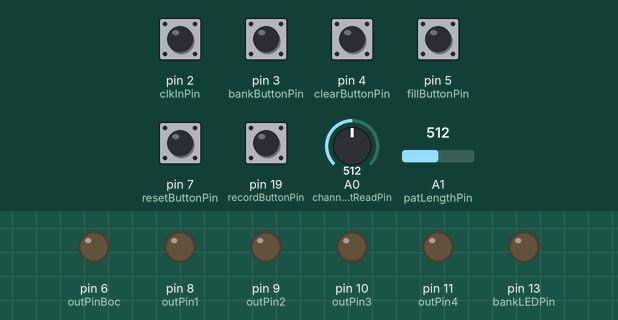
Simulated run of this sketch. Board: Arduino Uno, built with avr-gcc and run on an emulated ATmega328P. Parts: output pins drawn as LEDs (lit = HIGH). Inputs (shaded band) come from the test bench; at power-on: pin 2 (clkInPin), pin 3 (bankButtonPin), pin 4 (clearButtonPin), pin 5 (fillButtonPin), pin 7 (resetButtonPin), pin 19 (recordButtonPin) HIGH, A0 (channelPotReadPin) = 512, A1 (patLengthPin) = 512.

Above: at 2.3 s.
2.4 s: pin 3 (bankButtonPin) pulled LOW for 1 s
At 4.4 s:
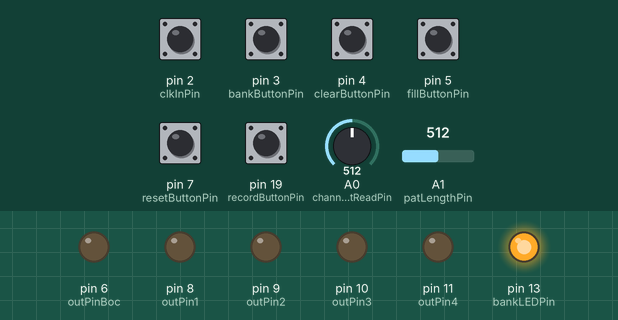
4.9 s: pin 3 (bankButtonPin) pulled LOW for 0.15 s
At 5.6 s:
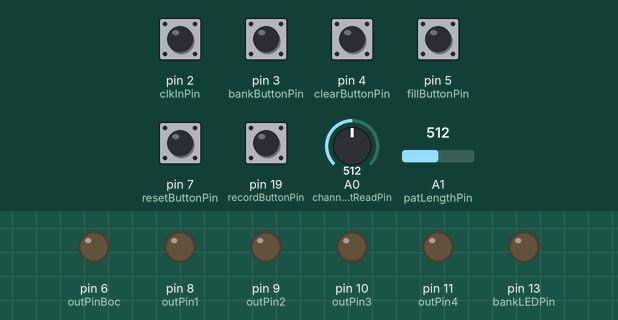
6.5 s: pin 2 (clkInPin) pulsed LOW 2 times (0.12 s each, 0.3 s apart)
At 8.0 s:
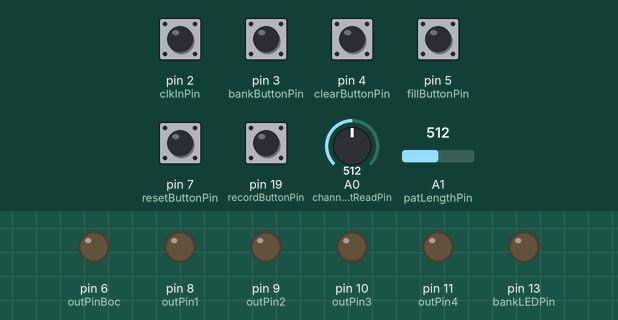
Timing chart, 0 to 9.5 s (numbered marks = the images above; inputs shaded):
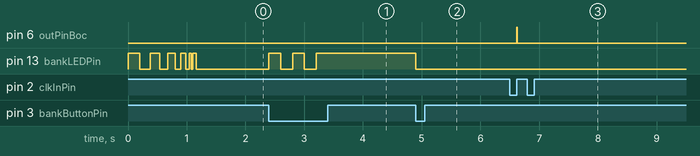

The sketch:

concon_big_button.ino
```cpp
// TO DO:
// - it'd be nice if you could see the beginning of the 'loop' with an LED flash - Beginning of Cycle
// - would be able to sync up w/ starting of other loops using the 'reset' button
// - remove 'shift'
// - quantize record button hits? Or figure out how to make record button hits better (hitting a bit late doesn't work now)
// - add external input to 'fill' button

// Available pins: 0, 1, 3, 7, 12, (A2), 17(A3), 18(A4),


// Clock Input ... Pin 2 (available for "Interupts")

// Clear Button .. Pin 4 (clears the entire loop sequence for the current channel and bank)
// Bank Button ... Pin 3 (each channel has 2 banks where alternative patterns can be recored and stored. this button toggles the bank for the current channeL)
// Big Button .... Pin 19 (A5) (this is the record button!)
// Reset Button .. Pin 7 (resets the current channel and back to step 1)
// Fill Button ... Pin 5 (while held, it will continuously play the channel your on)

// Channel Select Switch .. Pin (A0) (selects the current channel, 1-6, to modify)
// Step Length Knob ....... Pin (A1) (sets the amount of steps for all channels, 1-32)

// Output 1 ..... Pin 8
// Output 2 ..... Pin 9
// Output 3 ..... Pin 10
// Output 4 ..... Pin 11
// Output BOC ... Pin 6 (PWM)

const byte    debug = 0;           // if 1, run the Serial Monitor and debug program

unsigned long time = 0;
const byte    debounce = 200;

// CLOCK IN
// Declared as volatile as it is shared between the ISR and the main program.
const byte    clkInPin = 2;
volatile byte clkInState;

// BIG BUTTON aka Record Button
const byte recordButtonPin = 19;
byte       recordButtonState = 0;

// RESET BUTTON
const byte resetButtonPin = 7;
byte       resetButtonState = 0;

// FILL BUTTON
const byte fillButtonPin = 5;
byte       fillButtonState = 0;
byte       fillState[6] = {0,0,0,0,0,0};   // store whether the fill is on or off for each channel

// CLEAR BUTTON
const byte clearButtonPin = 4;
byte       clearButtonState = 0;

// BANK BUTTON
const byte bankButtonPin = 3;
byte       bankButtonState = 0;
byte       bankState[6] = {0,0,0,0,0,0};   // stores whether the bank is off or on (0 or 6) for each channel (which then selects the pattern sequence).

// CLOCK STUFF
byte       currentStep  = 0;    // sets the shared global 'current step', used in the 'delete' function. Previously 'looper'

// PATERN LENGTH STUFF
const byte patLengthPin = A1;
int        patLengthPotRead = 0;
byte       steps = 0;             // length of sequence (1 - 32 steps)

// CHANNEL SELECT STUFF
const byte channelPotReadPin = A0;
int        channelPotRead = 0;
byte       currentChannel = 0;    // current channel (0-5)
byte       lastChannel = 0;

// OUTPUTS
const byte outPin1 = 8;           // pins for trigger and LED outputs
const byte outPin2 = 9;
const byte outPin3 = 10;
const byte outPin4 = 11;
const byte outPinBoc  = 6;
const byte bankLEDPin = 13;               // pin TBD  for bank LED

// SEQUENCE ARRAY
/*  First dimension is the Channel / Bank combo (6 channels, each with 2 banks = 12 sequences)
 *  Second dimension is if the beat is on or off within that sequence. Each sequence can have up to 32 beats.
 *  Sequence[0]:  Channel 1, Bank Off
 *  Sequence[1]:  Channel 2, Bank Off
 *  Sequence[2]:  Channel 3, Bank Off
 *  Sequence[3]:  Channel 4, Bank Off
 *  Sequence[4]:  Channel 1, Bank On  //Note: bank ON is "+ 4" as 'current channel' (0-3) is used to determine sequence number
 *  Sequence[5]:  Channel 2, Bank On
 *  Sequence[6]:  Channel 3, Bank On
 *  Sequence[7]:  Channel 4, Bank On

 */
byte Sequence[9][32] = {
  {0,0,0,0,0,0,0,0,0,0,0,0,0,0,0,0,0,0,0,0,0,0,0,0,0,0,0,0,0,0,0,0,},
  {0,0,0,0,0,0,0,0,0,0,0,0,0,0,0,0,0,0,0,0,0,0,0,0,0,0,0,0,0,0,0,0,},
  {0,0,0,0,0,0,0,0,0,0,0,0,0,0,0,0,0,0,0,0,0,0,0,0,0,0,0,0,0,0,0,0,},
  {0,0,0,0,0,0,0,0,0,0,0,0,0,0,0,0,0,0,0,0,0,0,0,0,0,0,0,0,0,0,0,0,},
  {0,0,0,0,0,0,0,0,0,0,0,0,0,0,0,0,0,0,0,0,0,0,0,0,0,0,0,0,0,0,0,0,},
  {0,0,0,0,0,0,0,0,0,0,0,0,0,0,0,0,0,0,0,0,0,0,0,0,0,0,0,0,0,0,0,0,},
  {0,0,0,0,0,0,0,0,0,0,0,0,0,0,0,0,0,0,0,0,0,0,0,0,0,0,0,0,0,0,0,0,},
  {0,0,0,0,0,0,0,0,0,0,0,0,0,0,0,0,0,0,0,0,0,0,0,0,0,0,0,0,0,0,0,0,},
  {255,0,20,0,20,0,20,0,20,0,20,0,20,0,20,0,20,0,20,0,20,0,20,0,20,0,20,0,20,0,20,0,}, //BOC Timer LED
 };

// FUN BLINKY ON STARTUP
void startupLEDSequence(){
  digitalWrite(bankLEDPin , HIGH); //this could go in a function, be redesigned for channel LEDs
  delay(200);
  digitalWrite(bankLEDPin , LOW);
  delay(180);
  digitalWrite(bankLEDPin , HIGH);
  delay(160);
  digitalWrite(bankLEDPin , LOW);
  delay(140);
  digitalWrite(bankLEDPin , HIGH);
  delay(120);
  digitalWrite(bankLEDPin , LOW);
  delay(100);
  digitalWrite(bankLEDPin , HIGH);
  delay(80);
  digitalWrite(bankLEDPin , LOW);
  delay(60);
  digitalWrite(bankLEDPin , HIGH);
  delay(40);
  digitalWrite(bankLEDPin , LOW);
  delay(20);
  digitalWrite(bankLEDPin , HIGH);
  delay(60);
  digitalWrite(bankLEDPin , LOW);
}

//  isr() - or Interupt Service Routine - quickly handle interrupts from the clock input
//  See "attachInterrupt" in Setup
//  If clock input is triggered (rising edge), set the reading of clock in to be HIGH
void isr()
{
  clkInState = HIGH;
}

void debuger(){
  if (debug == 1){
  //Serial.print("Clock In = ");
  //Serial.println(clkInState);


   //Serial.print("Big Button = ");
   //Serial.print(recordButtonState);
   //Serial.print("  Bank Button = ");
   //Serial.print(ButtonBankSelectState[BankArrayNumber]);
   //Serial.print("  Clear Button = ");
   //Serial.print(clearButtonState);
   //Serial.print("  Fill Button = ");
   //Serial.print(fillButtonState);
   //Serial.print("  Reset Button = ");
   //Serial.print(resetButtonState);


  // POT TESTING
  Serial.print("Channel Pot = ");
  Serial.print(channelPotRead);
  Serial.print("  Current Channel = ");
  Serial.print(currentChannel);
  Serial.print("  Step Pot = ");
  Serial.print(patLengthPotRead);
  Serial.print("  Steps = ");
  Serial.println(steps);             // Should be between 1 - 32
  }
}


void setup() {
  pinMode(outPin1,OUTPUT);
  pinMode(outPin2,OUTPUT);
  pinMode(outPin3,OUTPUT);
  pinMode(outPin4,OUTPUT);
  //pinMode(outPinBoc,OUTPUT); // not needed for PWM out
  pinMode(bankLEDPin , OUTPUT);
  pinMode(clkInPin, INPUT);              // Clock input is high (use hardware pulldown)
  pinMode(recordButtonPin,INPUT_PULLUP);
  pinMode(clearButtonPin,INPUT_PULLUP);
  pinMode(bankButtonPin, INPUT_PULLUP);
  pinMode(resetButtonPin, INPUT_PULLUP); // if you want to use an external reset signal, would need to use a hardward pulldown
  pinMode(fillButtonPin, INPUT_PULLUP);
  pinMode(patLengthPin, INPUT);

  // read pattern length pot value on start up
  // PUT THIS IN A FUNCTION
  patLengthPotRead = analogRead(patLengthPin);
  if(0<patLengthPotRead){steps= 1;}    // are step lengths 1,2,4 really necessary?
  if(150<patLengthPotRead){steps= 2;}
  if(300<patLengthPotRead){steps= 4;}
  if(500<patLengthPotRead){steps= 8;}
  if(750<patLengthPotRead){steps=16;}
  if(1000<patLengthPotRead){steps=32;}

  startupLEDSequence();  // LED flashing start up sequence

  // Interupt Service Routine for Clock Input
  // Syntax: attachInterrupt(digitalPinToInterrupt(pin), ISR, mode)
  // ISR: the interupt service routine to call when the interupt occurs (when clock pin goes high)
  // Rising: trigger when the pin goes from low to high
  attachInterrupt(0, isr, RISING);

  // if debug mode is on, run the serial monitor
  if(debug == 1){Serial.begin(9600);}

} //END SETUP


void loop() {

  // Get button readings
  recordButtonState = digitalRead(recordButtonPin);
  clearButtonState = digitalRead(clearButtonPin);
  resetButtonState = digitalRead(resetButtonPin);
  fillButtonState = digitalRead(fillButtonPin);
  bankButtonState = digitalRead(bankButtonPin);

  // OUTPUT - play the each channels recorded sequence
  if(clkInState == HIGH) {
    // Output each channels sequence
    // when I moved out of if statement, it created longer duty cycles (fill would run into itself for each beat, leading to constant ON state)
    digitalWrite(outPin1,Sequence[0 + bankState[0]] [currentStep] || fillState[0]); // Logical OR results in a true if either of the two operands is true.
    digitalWrite(outPin2,Sequence[1 + bankState[1]] [currentStep] || fillState[1]);
    digitalWrite(outPin3,Sequence[2 + bankState[2]] [currentStep] || fillState[2]);
    digitalWrite(outPin4,Sequence[3 + bankState[3]] [currentStep] || fillState[3]);
    analogWrite (outPinBoc,Sequence[8][currentStep]);
    delay(10);              //do this with a time diff?
    digitalWrite(outPin1,LOW);
    digitalWrite(outPin2,LOW);
    digitalWrite(outPin3,LOW);
    digitalWrite(outPin4,LOW);
    analogWrite (outPinBoc, 0);

    clkInState = LOW;      // isr triggers on rising edge of clock signal. isr sets clkInState to be HIGH, we so need to set to LOW here.
    currentStep  = (currentStep+1);
  }


  // RECORD BUTTON - record the sequence of the current pattern
  if(recordButtonState == LOW && millis() - time > debounce) {
    Sequence[currentChannel + bankState[currentChannel]] [currentStep] = 1;  //changed from currentStep + 1
    /* old way:
    if(currentChannel == 0) {Sequence[currentChannel + bankState[currentChannel]] [currentStep + 1] = 1;}
    else if(currentChannel == 1) {Sequence[currentChannel + bankState[currentChannel]] [currentStep + 1] = 1;}
    else if(currentChannel == 2) {Sequence[currentChannel + bankState[currentChannel]] [currentStep + 1] = 1;}
    else if(currentChannel == 3) {Sequence[currentChannel + bankState[currentChannel]] [currentStep + 1] = 1;}
    */
    time = millis();
  }

  // Turn on Bank LED if bank is on for the current channel
  digitalWrite(bankLEDPin, bankState[currentChannel]);


  // BANK BUTTON
  // If the bank button is pressed set the bank state for the current channel to 6 if 0 and vice versa
  // Bank is 0 or 6 to add 6 to get the correct pattern (current channel + 6)
  if(bankButtonState == LOW && millis() - time > debounce){
     if(bankState[currentChannel] == 4){
        bankState[currentChannel] = 0;
        }
     else {
       bankState[currentChannel] = 4;
       }
     time = millis();
  }

  // CHANNEL SELECT POT (0-1023)
  channelPotRead= analogRead(channelPotReadPin);
  if(channelPotRead < 255)  {currentChannel = 0;}
  else if(channelPotRead < 510)  {currentChannel = 1;}
  else if(channelPotRead < 765)  {currentChannel = 2;}
  else if(channelPotRead >= 765) {currentChannel = 3;}


  // CLEAR PATTERN BUTTON
  // If the clear button is pressed, remove all triggers from the current pattern
  if(clearButtonState == LOW){
    for(int i = 1; i<32; i++){
    Sequence[currentChannel + bankState[currentChannel]][i] = 0;
    }
  }

  // FILL BUTTON
  // If the fill button pressed, the current channel should go in to fill mode
  // Fill can only be on one channel at a time
  if(fillButtonState == LOW){
    fillState[currentChannel] = 1;
    if(currentChannel != lastChannel){
        fillState[lastChannel] = 0;
        }
      }
  else {fillState[currentChannel] = 0;}


  // RESET BUTTON
  // If the reset button is pressed, set the current steps to 0 (start from step 1 of the patterns)
  if(resetButtonState == LOW && millis() - time > debounce) {
    currentStep = 0;
    time = millis();
   }

  // Determine how many steps the looping pattern is
  patLengthPotRead = analogRead(patLengthPin);
  if(patLengthPotRead < 150){steps= 1;}
  else if(patLengthPotRead < 300){steps= 2;}
  else if(patLengthPotRead < 500){steps= 4;}
  else if(patLengthPotRead < 750){steps= 8;}
  else if(patLengthPotRead < 1000){steps=16;}
  else if(patLengthPotRead >= 1000){steps=32;}

  //this bit starts the sequence over again
  if(currentStep >= steps) {currentStep = 0;}

  lastChannel = currentChannel;              //update the lastChannel, used for the Fill button

  debuger();

} // END LOOP
```

Measured:
- after the input at 2.4 s, pin 13 (bankLEDPin): alternates HIGH for 0.20 s and LOW for 0.20 s, 5 changes in all, then stays HIGH, starting at once
- after the input at 4.9 s, pin 13 (bankLEDPin): HIGH → LOW at once
- after the input at 6.5 s, pin 6 (outPinBoc): LOW → HIGH after 0.12 s, → LOW 0.01 s later
